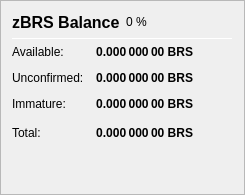
                   <widget class="QFrame" name="frame_ZerocoinBalances">
                    <property name="frameShape">
                     <enum>QFrame::StyledPanel</enum>
                    </property>
                    <property name="frameShadow">
                     <enum>QFrame::Raised</enum>
                    </property>
                    <layout class="QVBoxLayout" name="verticalLayout_7">
                     <item>
                      <layout class="QHBoxLayout" name="horizontalLayout_8" stretch="0,0,0">
                       <item>
                        <widget class="QLabel" name="label_5z_3">
                         <property name="minimumSize">
                          <size>
                           <width>0</width>
                           <height>20</height>
                          </size>
                         </property>
                         <property name="font">
                          <font>
                           <pointsize>12</pointsize>
                           <weight>75</weight>
                           <bold>true</bold>
                          </font>
                         </property>
                         <property name="text">
                          <string>zBRS Balance</string>
                         </property>
                        </widget>
                       </item>
                       <item>
                        <widget class="QLabel" name="labelzBRSPercent">
                         <property name="text">
                          <string notr="true">0 %</string>
                         </property>
                        </widget>
                       </item>
                       <item>
                        <spacer name="horizontalSpacer_11">
                         <property name="orientation">
                          <enum>Qt::Horizontal</enum>
                         </property>
                         <property name="sizeHint" stdset="0">
                          <size>
                           <width>40</width>
                           <height>20</height>
                          </size>
                         </property>
                        </spacer>
                       </item>
                      </layout>
                     </item>
                     <item>
                      <widget class="Line" name="line_ZerocoinBalance">
                       <property name="minimumSize">
                        <size>
                         <width>0</width>
                         <height>1</height>
                        </size>
                       </property>
                       <property name="maximumSize">
                        <size>
                         <width>16777215</width>
                         <height>1</height>
                        </size>
                       </property>
                       <property name="orientation">
                        <enum>Qt::Horizontal</enum>
                       </property>
                      </widget>
                     </item>
                     <item>
                      <layout class="QGridLayout" name="gridLayout_5">
                       <property name="spacing">
                        <number>12</number>
                       </property>
                       <item row="1" column="0">
                        <widget class="QLabel" name="labelzBalanceMatureText">
                         <property name="toolTip">
                          <string>Mature: more than 20 confirmation and more than 1 mint of the same denomination after it was minted.
These zBRS are spendable.</string>
                         </property>
                         <property name="text">
                          <string>Available:</string>
                         </property>
                        </widget>
                       </item>
                       <item row="1" column="1">
                        <widget class="QLabel" name="labelzBalanceMature">
                         <property name="font">
                          <font>
                           <weight>75</weight>
                           <bold>true</bold>
                          </font>
                         </property>
                         <property name="toolTip">
                          <string>Mature: more than 20 confirmation and more than 1 mint of the same denomination after it was minted.
These zBRS are spendable.</string>
                         </property>
                         <property name="text">
                          <string notr="true">0.000 000 00 BRS</string>
                         </property>
                         <property name="alignment">
                          <set>Qt::AlignRight|Qt::AlignTrailing|Qt::AlignVCenter</set>
                         </property>
                        </widget>
                       </item>
                       <item row="2" column="0">
                        <widget class="QLabel" name="labelzBalanceUnconfirmedText">
                         <property name="toolTip">
                          <string>Unconfirmed: less than 20 confirmations
Immature: confirmed, but less than 1 mint of the same denomination after it was minted</string>
                         </property>
                         <property name="text">
                          <string>Unconfirmed:</string>
                         </property>
                        </widget>
                       </item>
                       <item row="2" column="1">
                        <widget class="QLabel" name="labelzBalanceUnconfirmed">
                         <property name="font">
                          <font>
                           <weight>75</weight>
                           <bold>true</bold>
                          </font>
                         </property>
                         <property name="toolTip">
                          <string>Unconfirmed: less than 20 confirmations
Immature: confirmed, but less than 1 mint of the same denomination after it was minted</string>
                         </property>
                         <property name="text">
                          <string notr="true">0.000 000 00 BRS</string>
                         </property>
                         <property name="alignment">
                          <set>Qt::AlignRight|Qt::AlignTrailing|Qt::AlignVCenter</set>
                         </property>
                        </widget>
                       </item>
                       <item row="3" column="0">
                        <widget class="QLabel" name="labelzBalanceImmatureText">
                         <property name="toolTip">
                          <string>Unconfirmed: less than 20 confirmations
Immature: confirmed, but less than 1 mint of the same denomination after it was minted</string>
                         </property>
                         <property name="text">
                          <string>Immature:</string>
                         </property>
                        </widget>
                       </item>
                       <item row="3" column="1">
                        <widget class="QLabel" name="labelzBalanceImmature">
                         <property name="font">
                          <font>
                           <weight>75</weight>
                           <bold>true</bold>
                          </font>
                         </property>
                         <property name="toolTip">
                          <string>Unconfirmed: less than 20 confirmations
Immature: confirmed, but less than 1 mint of the same denomination after it was minted</string>
                         </property>
                         <property name="text">
                          <string notr="true">0.000 000 00 BRS</string>
                         </property>
                         <property name="alignment">
                          <set>Qt::AlignRight|Qt::AlignTrailing|Qt::AlignVCenter</set>
                         </property>
                        </widget>
                       </item>
                       <item row="4" column="0">
                        <widget class="QLabel" name="labelzBalanceText">
                         <property name="toolTip">
                          <string>Your current zBRS balance, unconfirmed and immature zBRS included.</string>
                         </property>
                         <property name="text">
                          <string>Total:</string>
                         </property>
                        </widget>
                       </item>
                       <item row="4" column="1">
                        <widget class="QLabel" name="labelzBalance">
                         <property name="font">
                          <font>
                           <weight>75</weight>
                           <bold>true</bold>
                          </font>
                         </property>
                         <property name="cursor">
                          <cursorShape>IBeamCursor</cursorShape>
                         </property>
                         <property name="toolTip">
                          <string>Your current zBRS balance, unconfirmed and immature zBRS included.</string>
                         </property>
                         <property name="text">
                          <string notr="true">0.000 000 00 BRS</string>
                         </property>
                         <property name="alignment">
                          <set>Qt::AlignRight|Qt::AlignTrailing|Qt::AlignVCenter</set>
                         </property>
                         <property name="textInteractionFlags">
                          <set>Qt::LinksAccessibleByMouse|Qt::TextSelectableByKeyboard|Qt::TextSelectableByMouse</set>
                         </property>
                        </widget>
                       </item>
                       <item row="4" column="2">
                        <spacer name="horizontalSpacer_4">
                         <property name="orientation">
                          <enum>Qt::Horizontal</enum>
                         </property>
                         <property name="sizeHint" stdset="0">
                          <size>
                           <width>40</width>
                           <height>20</height>
                          </size>
                         </property>
                        </spacer>
                       </item>
                      </layout>
                     </item>
                     <item>
                      <spacer name="verticalSpacer_4">
                       <property name="orientation">
                        <enum>Qt::Vertical</enum>
                       </property>
                       <property name="sizeHint" stdset="0">
                        <size>
                         <width>20</width>
                         <height>40</height>
                        </size>
                       </property>
                      </spacer>
                     </item>
                    </layout>
                   </widget>
